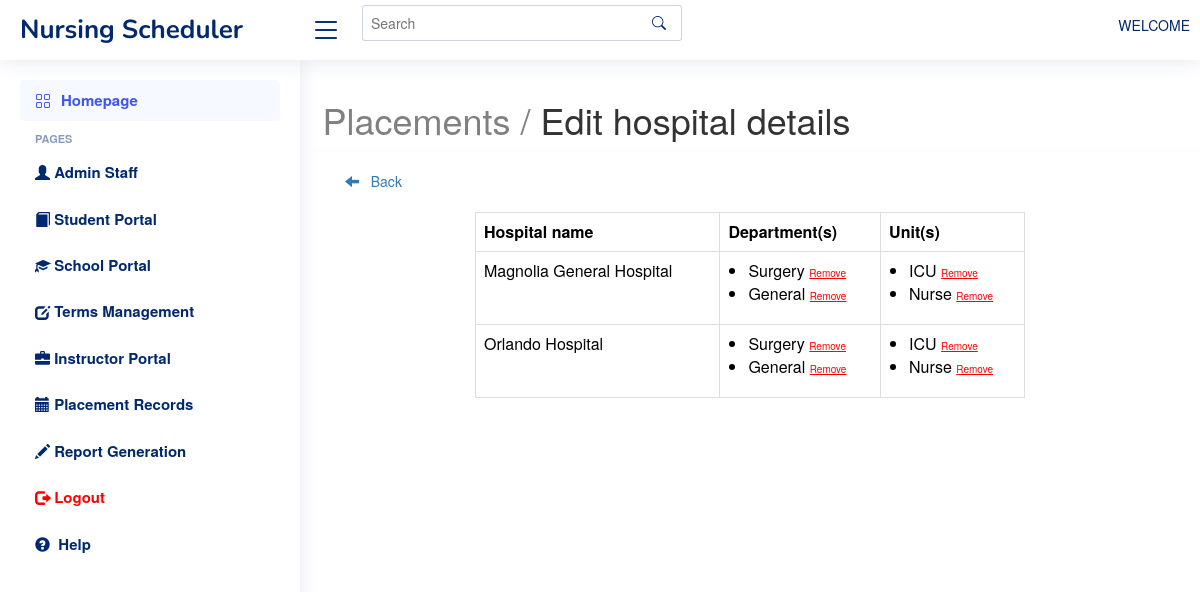
Page /public/placements/hospital_edit.php on the committed database.
### tables this page shows
CREATE TABLE `hospital_names` (
  `id` int(255) NOT NULL,
  `h_name` varchar(255) NOT NULL,
  `h_address` varchar(255) NOT NULL,
  `h_department` varchar(255) NOT NULL,
  `h_unit` varchar(255) NOT NULL,
  `student_number` int(255) NOT NULL
);

### public/placements/hospital_edit.php (the view, shortened to what this page needs)
<?php
include "../../private/header.php";
include "../../private/db.php";
?>
<body>
<main id="main" class="main">
	<div class="row">
		<h1><span style="color:grey">Placements /</span> Edit hospital details</h1>
		<hr>
	</div>
	<div class="col-lg-12" style="text-align:left; margin-bottom:20px;" >
	<a href="placements.php" class=""><span class="glyphicon glyphicon-arrow-left"></span> &nbsp Back</a>
     </div>
	<div class="row">
		<div class="col-lg-8 offset-lg-2">
			<table class="table table-bordered">
			<tr>
				<th>Hospital name</th>
				<th>Department(s)</th>
				<th>Unit(s)</th>
			</tr>
			<?php
				$hospitals = "SELECT * FROM hospital_names";
				$ehospitals = mysqli_query($conn, $hospitals);
				$rhospitals = mysqli_fetch_all($ehospitals, MYSQLI_ASSOC);
				foreach($rhospitals as $h)
				{
			?>
			<tr>
				<td><?php echo $h['h_name']; ?></td>
				<td>
					<?php
						$dept = explode(",", $h['h_department']);
						$value_count = count($dept);
					?>
					<ul>
					<?php
					for($x = 0; $x < $value_count; $x++)
					{
					?>
						<li><?php echo $dept[$x]; ?> <small><a href="hospital_detail_remove.php?name=<?php echo $dept[$x]; ?>&hospital=<?php echo $h['h_name']; ?>"><span style="color:red; font-size:10px;"><u>Remove</u></span></a></small></li>
					<?php
							}
					?>
					</ul>
				</td>
				<td>
					<?php
						$dept = explode(",", $h['h_unit']);
						$value_count = count($dept);
					?>
					<ul>
					<?php
					for($x = 0; $x < $value_count; $x++)
					{
					?>
						<li><?php echo $dept[$x]; ?> <small><a href="hospital_detail_remove.php?name=<?php echo $dept[$x]; ?>&hospital=<?php echo $h['h_name']; ?>"><span style="color:red; font-size:10px;"><u>Remove</u></span></a></small></li></li>
					<?php
							}
					?>
					</ul>
				</td>
			</tr>
			<?php
				}
			?>
			</table>
		</div>
	</div>
</main>
</body>

### public/placements/assets/css/style.css (style rules this page uses)
:root { scroll-behavior: smooth; }
body { font-family: "Open Sans", sans-serif; background: #f6f9ff; color: #444444; }
a { color: #4154f1; text-decoration: none; }
h1, h2, h3, h4, h5, h6 { font-family: "Nunito", sans-serif; }
#main { margin-top: 60px; padding: 20px 30px; transition: all 0.3s; }
@media (min-width: 1200px) { #main, #footer { margin-left: 300px; } }

### rows in the picture
hospital_names: h_name "Magnolia General Hospital", h_department "Surgery", h_department "General", h_unit "ICU", h_unit "Nurse"
hospital_names: h_name "Orlando Hospital", h_department "Surgery", h_department "General", h_unit "ICU", h_unit "Nurse"
